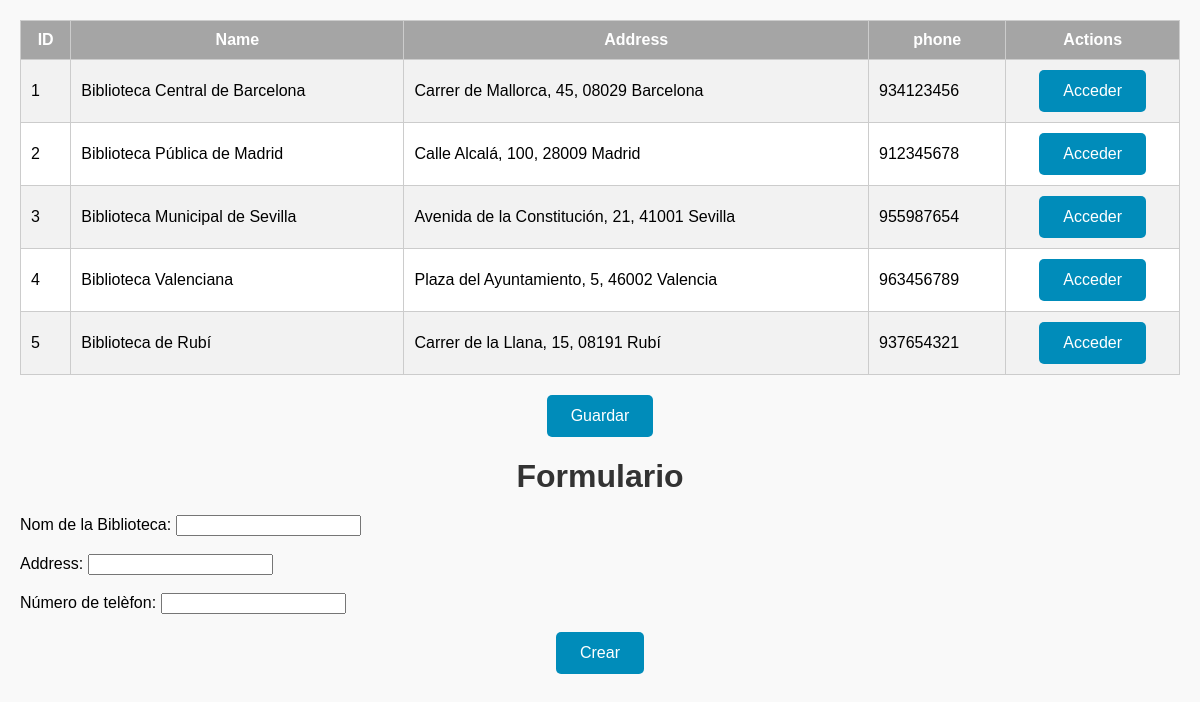
Screenshot of /conexionBBDD/index.php with the database file from the repository.
### tables this page shows
CREATE TABLE `library` (
  `id` int(11) NOT NULL,
  `name` varchar(255) NOT NULL,
  `address` varchar(255) NOT NULL,
  `phone` varchar(9) NOT NULL
);

### conexionBBDD/index.php (the view, shortened to what this page needs)
<html>
    <head>
        <link rel="stylesheet" href="../css/styles.css">
    </head>
<?php
include_once('baseDatos.php');
$consultaSelect = 'SELECT * FROM library';
$resultadoSelect = mysqli_query($conn, $consultaSelect);
echo '<table>';
echo '<tr><th>ID</th><th>Name</th><th>Address</th><th>phone</th><th>Actions</th></tr>';
while ($row = mysqli_fetch_array($resultadoSelect)) {
    echo '<tr>';
    echo '<td>' . $row['id'] . '</td>';
    echo '<td>' . $row['name'] . '</td>';
    echo '<td>' . $row['address'] . '</td>';
    echo '<td>' . $row['phone'] . '</td>';
    echo '<td>' . '<input type="submit" action="button" value="Acceder">' . '</td>';
    echo '</tr>';
}
echo '</table>';
echo '<input type="submit" name="action" value="Guardar"></input>';
include_once('creacionBibliotecas.php');
?>

### conexionBBDD/creacionBibliotecas.php (shortened to what this page needs)
<!DOCTYPE html>
<html>
<head>
    <link rel="stylesheet" href="">
</head>
<body>
    <h1>Formulario</h1>
    <form method="post">
        <label for="name">Nom de la Biblioteca: </label><input type="text" name="name"><br><br>
        <label for="address">Address: </label><input type="text" name="address"><br><br>
        <label for="phone">Número de telèfon: </label><input type="number" name="phone"><br><br>
        <input type="submit" action="crearBiblioteca.php" value="Crear">
    </form>
</body>
</html>

### css/styles.css (style rules this page uses)
body { font-family: Arial, sans-serif; background-color: #f9f9f9; margin: 0; padding: 20px; }
h1 { text-align: center; color: #333; margin-bottom: 20px; }
table { width: 100%; border-collapse: collapse; margin-bottom: 20px; background-color: #fff; }
th, td { border: 1px solid #ccc; padding: 10px; text-align: left; }
tr:nth-child(even) { background-color: #f2f2f2; }
th { background-color: #a5a5a5; color: white; text-align: center; }
input[type="submit"] { background-color: #008CBA; color: white; padding: 12px 24px; border: none; border-radius: 5px; cursor: pointer; font-size: 16px; display: block; margin: 0 auto; transition: background-color 0.3s ease; }

### rows the page displays
library: id "1", name "Biblioteca Central de Barcelona", address "Carrer de Mallorca, 45, 08029 Barcelona", phone "934123456"
library: id "2", name "Biblioteca Pública de Madrid", address "Calle Alcalá, 100, 28009 Madrid", phone "912345678"
library: id "3", name "Biblioteca Municipal de Sevilla", address "Avenida de la Constitución, 21, 41001 Sevilla", phone "955987654"
library: id "4", name "Biblioteca Valenciana", address "Plaza del Ayuntamiento, 5, 46002 Valencia", phone "963456789"
library: id "5", name "Biblioteca de Rubí", address "Carrer de la Llana, 15, 08191 Rubí", phone "937654321"
